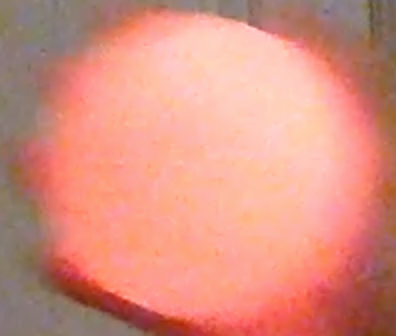
#> input picture orangeled.jpg, 396 x 336 px
$ python -i display_trail.py   (imports and definitions only)
#> lines starting #> are read from the running program, lines starting #| are printed output that depends on the picture
# import matplotlib and animation
import matplotlib.pyplot as plt
import matplotlib.animation as animation
import matplotlib.colors as mcolors

# new 3D figure
fig = plt.figure()
ax1 = plt.axes(projection='3d')

j = 0


def animate(i):
    data = open('ballLocation.txt','r').read() # read in locations
    lines = data.split('\n') # split by newlines

    # clear plot
    ax1.clear()

    # plot previous points with decreasing color saturation
    for j in range(i):
        x1, y1, z1 = lines[j].split(',')
        r = 1.0/(i+1)
        ax1.plot([float(x1)], [float(y1)], [float(z1)], 'o', color=mcolors.hsv_to_rgb([0,1 - r*(i - j),1]))

    # if this is before the last line, plot the current point
    if (i < (len(lines))):
        x, y, z = lines[i].split(',')

    # if this is the last line or afterwards, plot the last point
    else:
        x, y, z = lines[(len(lines) - 1)].split(',')
        print(i)

    # label and scale axes
    ax1.set_xlabel('X')
    ax1.set_ylabel('Y')
    ax1.set_zlabel('Z')
    ax1.set_xlim(-15,15)
    ax1.set_ylim(-30,30)
    ax1.set_zlim(-10,10)

    # plot current point
    ax1.plot([float(x)], [float(y)], [float(z)], 'o', color=mcolors.hsv_to_rgb([0,1,1]))

# animate with a new frame each 20 ms
ani = animation.FuncAnimation(fig, animate, interval=20)
# [1 line not run here, left out]

>>> import cv2
>>> picture = cv2.imread('orangeled.jpg', cv2.IMREAD_GRAYSCALE)
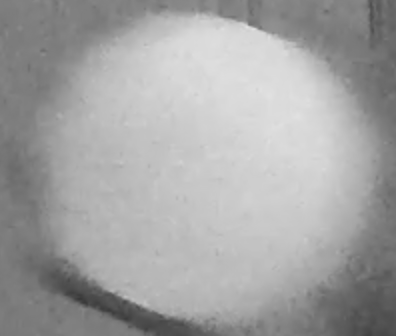
#> picture: shape (336, 396); min 56, max 225, mean 163.4
#> (the run stopped early here; a loop or call above may not have finished)
